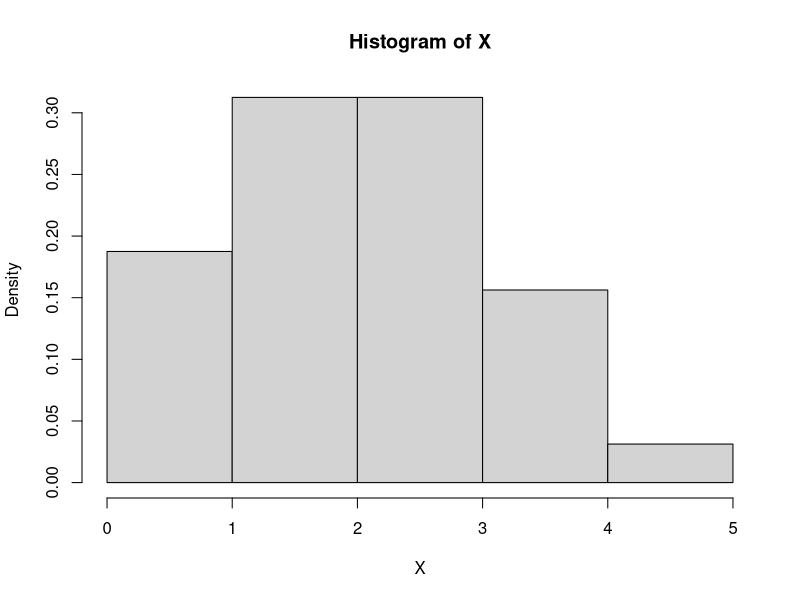

Reproduce this figure in R. (Note: this script raises an error after producing the figure.)
## ---- chunk 1
knitr::opts_chunk$set(echo = TRUE)
library(tidyverse)
library(png)
## ---- chunk 2
allOutcomes <- expand.grid(X1=0:1, X2=0:1, X3=0:1, X4=0:1, X5=0:1)
allOutcomes
## ---- chunk 3
allOutcomes %>% 
  attach()
  X=X1+X2+X3+X4+X5
  pmf.p <- table(X)/length(allOutcomes) 
  pmf.p
## ---- chunk 4
hist(X, freq=FALSE)
## ---- chunk 5
mu <- mean(X)
sigma <- sqrt(var(X)*((length(X)-1)/length(X)))
cat(paste0('The population mean is: ',mu))
cat(paste0('The population standard deviation is: ',sigma))
## ---- chunk 6
set.seed(111)
s <- sample(X,size=1000:5,replace=T,prob=pmf.p)
pmf.s <- table(s)/length(s)
## ---- chunk 7
mu.s <- mean(s)
sigma.s <- sd(s)
cat(paste0('The population mean is: ',mu.s))
cat(paste0('The population standard deviation is: ',sigma.s))
## ---- chunk 8
hist(pmf.s,freq=F)
